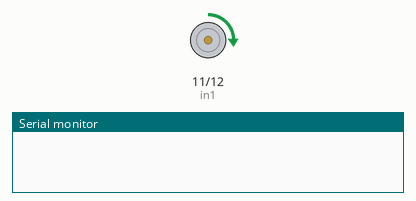
Bench run of a sketch on a simulated Arduino Uno, built with avr-gcc and run on an emulated ATmega328P. Parts: motor-driver pin pairs drawn as motors (green arrow = first pin HIGH = forward, orange = second pin HIGH = backward, longer = more drive, scaled by the enable pin), the last lines printed to the serial monitor.

Above: at 0.45 s.
At 1.1 s:
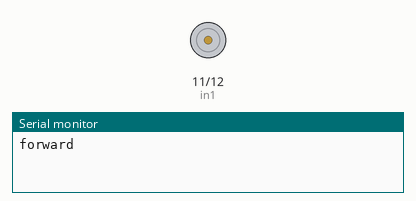
Timing chart, 0 to 2.6 s (numbered marks = the images above):
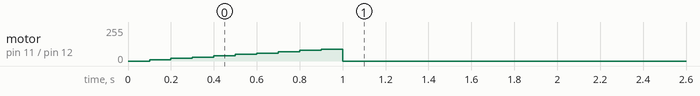

The sketch:

5._dcMotor.ino
```cpp
// 드라이브 모터 제어
const int PWM = 10; // 파워
const int in1 = 11; // 신호 1
const int in2 = 12; // 신호 2
const int vcc = 13; // 5V 확인용

const int valocity = 100;

// 속도값 초기화
int i = 0;

void setup() {
  //통신 설정
  Serial.begin(9600); // 시리얼 통신

  // 드라이브모터 핀 모드 설정
  pinMode(PWM,OUTPUT);
  pinMode(in1,OUTPUT);
  pinMode(in2, OUTPUT);
  pinMode(vcc, OUTPUT);
  digitalWrite(vcc, HIGH);
}

void loop() {
  //드라이브 모터가 앞으로 회전하도록 신호부여
  digitalWrite(in1,HIGH);
  digitalWrite(in2,LOW);
  analogWrite(PWM, i);

  if(i != valocity) {
    for (i = 0; i < valocity; i = i + 10) {
      analogWrite(PWM, i);
      delay(100);
    }
  }
  Serial.println("forward");

  // 정지
  digitalWrite(in1,LOW);
  digitalWrite(in2,LOW);

  analogWrite(PWM, 0);
  delay(100);
  Serial.println("motorStop");

  ////드라이브 모터가 뒤로 회전하도록 신호부여
  digitalWrite(in1,LOW);
  digitalWrite(in2,HIGH);
  analogWrite(PWM, i);

  if(i != valocity) {
    for (i = 0; i < valocity; i = i + 10) {
      analogWrite(PWM, i);
      delay(100);
    }
  }
  Serial.println("backward");

  // 정지
  digitalWrite(in1,LOW);
  digitalWrite(in2,LOW);

  analogWrite(PWM, 0);
  delay(100);
  Serial.println("motorStop");
}
```

Measured:
- by itself, motor on pin 11 (in1) / pin 12 (in2): rises from stopped to forward 90/255 in 0.80 s, then falls to stopped in 0.10 s
